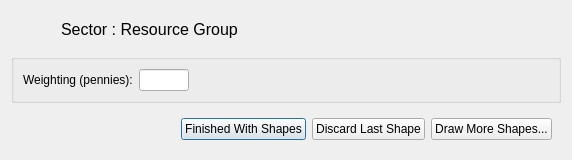
<ui version="4.0" >
 <author>Dane Springmeyer</author>
 <class>DrawResGroup</class>
 <widget class="QDialog" name="DrawResGroup" >
  <property name="geometry" >
   <rect>
    <x>0</x>
    <y>0</y>
    <width>572</width>
    <height>157</height>
   </rect>
  </property>
  <property name="windowTitle" >
   <string>OpenOceanMap - Next Polygon</string>
  </property>
  <layout class="QVBoxLayout" >
   <item>
    <widget class="QWidget" native="1" name="widget_2" >
     <layout class="QHBoxLayout" >
      <item>
       <widget class="QLabel" name="type_label" >
        <property name="minimumSize" >
         <size>
          <width>300</width>
          <height>0</height>
         </size>
        </property>
        <property name="maximumSize" >
         <size>
          <width>450</width>
          <height>16777215</height>
         </size>
        </property>
        <property name="font" >
         <font>
          <pointsize>12</pointsize>
         </font>
        </property>
        <property name="text" >
         <string>Sector : Resource Group</string>
        </property>
       </widget>
      </item>
     </layout>
    </widget>
   </item>
   <item>
    <widget class="QGroupBox" name="groupBox_2" >
     <property name="title" >
      <string/>
     </property>
     <layout class="QHBoxLayout" >
      <item>
       <layout class="QHBoxLayout" >
        <item>
         <widget class="QLabel" name="penny_label_3" >
          <property name="text" >
           <string>Weighting (pennies):</string>
          </property>
         </widget>
        </item>
        <item>
         <widget class="QLineEdit" name="line_3" >
          <property name="enabled" >
           <bool>true</bool>
          </property>
          <property name="minimumSize" >
           <size>
            <width>50</width>
            <height>0</height>
           </size>
          </property>
          <property name="maximumSize" >
           <size>
            <width>50</width>
            <height>16777215</height>
           </size>
          </property>
          <property name="text" >
           <string/>
          </property>
         </widget>
        </item>
        <item>
         <widget class="QLabel" name="pl_label_4" >
          <property name="text" >
           <string/>
          </property>
         </widget>
        </item>
        <item>
         <spacer>
          <property name="orientation" >
           <enum>Qt::Horizontal</enum>
          </property>
          <property name="sizeHint" stdset="0" >
           <size>
            <width>40</width>
            <height>20</height>
           </size>
          </property>
         </spacer>
        </item>
       </layout>
      </item>
     </layout>
    </widget>
   </item>
   <item>
    <widget class="QWidget" native="1" name="widget" >
     <layout class="QHBoxLayout" >
      <item>
       <spacer>
        <property name="orientation" >
         <enum>Qt::Horizontal</enum>
        </property>
        <property name="sizeHint" stdset="0" >
         <size>
          <width>196</width>
          <height>20</height>
         </size>
        </property>
       </spacer>
      </item>
      <item>
       <widget class="QPushButton" name="pbnShapeFinished" >
        <property name="text" >
         <string>Finished With Shapes</string>
        </property>
       </widget>
      </item>
      <item>
       <widget class="QPushButton" name="pbnShapeDiscard" >
        <property name="text" >
         <string>Discard Last Shape</string>
        </property>
       </widget>
      </item>
      <item>
       <widget class="QPushButton" name="pbnMoreShapes" >
        <property name="text" >
         <string>Draw More Shapes...</string>
        </property>
       </widget>
      </item>
     </layout>
    </widget>
   </item>
  </layout>
 </widget>
 <resources/>
 <connections/>
</ui>
